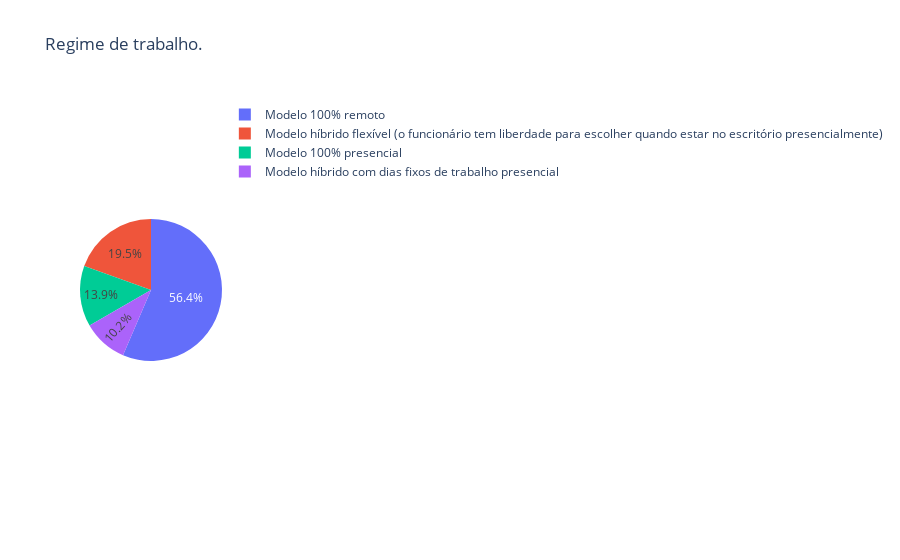

This figure's notebook cell:
### Code cell
tmp = df_2.groupby(["('P2_q ', 'Atualmente qual a sua forma de trabalho?')"])["('P2_q ', 'Atualmente qual a sua forma de trabalho?')"].count().reset_index(name='count')

fig = px.pie(tmp, values='count', names="('P2_q ', 'Atualmente qual a sua forma de trabalho?')", title='Regime de trabalho.')
fig.show()

### Figure 1 — Plotly figure (JSON) as saved in the notebook; plotly's stock layout.template omitted (floating-point values rounded to 4 significant figures)
{"data": [{"domain": {"x": [0, 1], "y": [0, 1]}, "hovertemplate": "('P2_q ', 'Atualmente qual a sua forma de trabalho?')=%{label}<br>count=%{value}<extra></extra>", "labels": ["Modelo 100% presencial", "Modelo 100% remoto", "Modelo híbrido com dias fixos de trabalho presencial", "Modelo híbrido flexível (o funcionário tem liberdade para escolher quando estar no escritório presencialmente)"], "legendgroup": "", "name": "", "showlegend": true, "type": "pie", "values": [328, 1335, 241, 461]}], "layout": {"legend": {"tracegroupgap": 0}, "title": {"text": "Regime de trabalho."}}}
